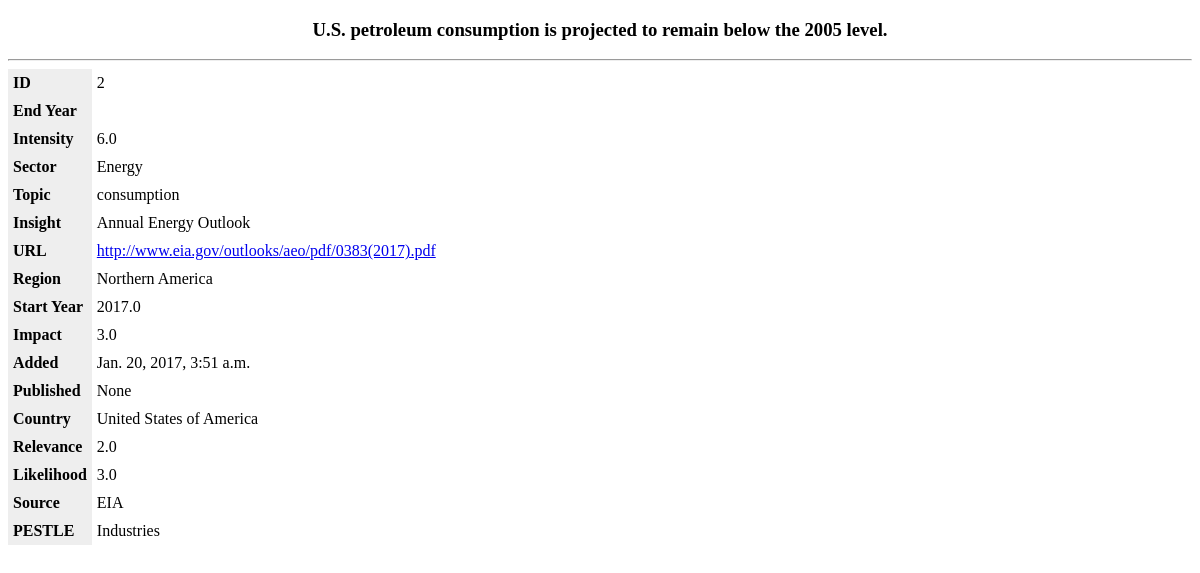
The page /get_data/brief-detail/2/ on the database its author committed.
### base/models.py (models this page shows, shortened)
class Data(models.Model):
    id = models.AutoField(primary_key=True, serialize=False)
    end_year = models.FloatField(blank=True, null=True)
    intensity = models.FloatField()
    sector = models.CharField(max_length=255)
    topic = models.CharField(max_length=555)
    insight = models.TextField()
    url = models.URLField(max_length=500)
    region = models.CharField(max_length=255)
    start_year = models.FloatField(blank=True, null=True)
    impact = models.FloatField(blank=True, null=True)
    added = models.DateTimeField()
    published = models.DateTimeField()
    country = models.CharField(max_length=255)
    relevance = models.FloatField()
    pestle = models.CharField(max_length=255)
    source = models.CharField(max_length=255)
    title = models.CharField(max_length=524)
    likelihood = models.FloatField()

### base/views.py (the view)
# urls.py: path('get_data/brief-detail/<int:detail_id>/', views.brief_detail_view, name='brief_detail'),
def brief_detail_view(request, detail_id):
    detail_object = Data.objects.get(id=detail_id)
    return render(request, 'base/brief-detail.html', {'detail_object': detail_object})

### base/templates/base/brief-detail.html (shortened to what this page needs)
<!DOCTYPE html>
<html lang="en">
<head>
</head>
<body>
        <center> <h3>{{detail_object.title}}</h3> </center>
        <hr>
  <div>
    <table>
      <tr>
        <th>ID</th>
        <td>{{detail_object.id}}</td>
      </tr>
      <tr>
        <th>End Year</th>
        <td>{{detail_object.iend_year}}</td>
      </tr>
      <tr>
        <th>Intensity</th>
        <td>{{detail_object.intensity}}</td>
      </tr>
      <tr>
        <th>Sector</th>
        <td>{{detail_object.sector}}</td>
      </tr>
      <tr>
        <th>Topic</th>
        <td>{{detail_object.topic}}</td>
      </tr>
      <tr>
        <th>Insight</th>
        <td>{{detail_object.insight}}</td>
      </tr>
      <tr>
        <th>URL</th>
        <td><a href="{{detail_object.url}}">{{detail_object.url}}</a></td>
      </tr>
      <tr>
        <th>Region</th>
        <td>{{detail_object.region}}</td>
      </tr>
      <tr>
        <th>Start Year</th>
        <td>{{detail_object.start_year}}</td>
      </tr>
      <tr>
        <th>Impact</th>
        <td>{{detail_object.impact}}</td>
      </tr>
      <tr>
        <th>Added</th>
        <td>{{detail_object.added}}</td>
      </tr>
      <tr>
        <th>Published</th>
        <td>{{detail_object.published}}</td>
      </tr>
      <tr>
        <th>Country</th>
        <td>{{detail_object.country}}</td>
      </tr>
      <tr>
        <th>Relevance</th>
        <td>{{detail_object.relevance}}</td>
      </tr>
      <tr>
        <th>Likelihood</th>
        <td>{{detail_object.likelihood}}</td>
      </tr>
      <tr>
        <th>Source</th>
        <td>{{detail_object.source}}</td>
      </tr>
      <tr>
        <th>PESTLE</th>
        <td>{{detail_object.pestle}}</td>
      </tr>
    </table>
  </div>
</body>
</html>

### base/templates/base/brief-detail.html (style rules this page uses)
table, th, td { border-collapse: collapse; cursor:pointer; }
th { text-align: left; background-color: #eee; padding: 5px; }
td { padding: 5px; }

### rows shown on the page
Data: title "U.S. petroleum consumption is projected to remain below the 2005 level.", id "2", intensity "6.0", sector "Energy", topic "consumption", insight "Annual Energy Outlook", url "http://www.eia.gov/outlooks/aeo/pdf/0383(2017).pdf", region "Northern America", start_year "2017.0", impact "3.0", added "Jan. 20, 2017, 3:51 a.m.", published "None", country "United States of America", relevance "2.0", likelihood "3.0", source "EIA", pestle "Industries"
